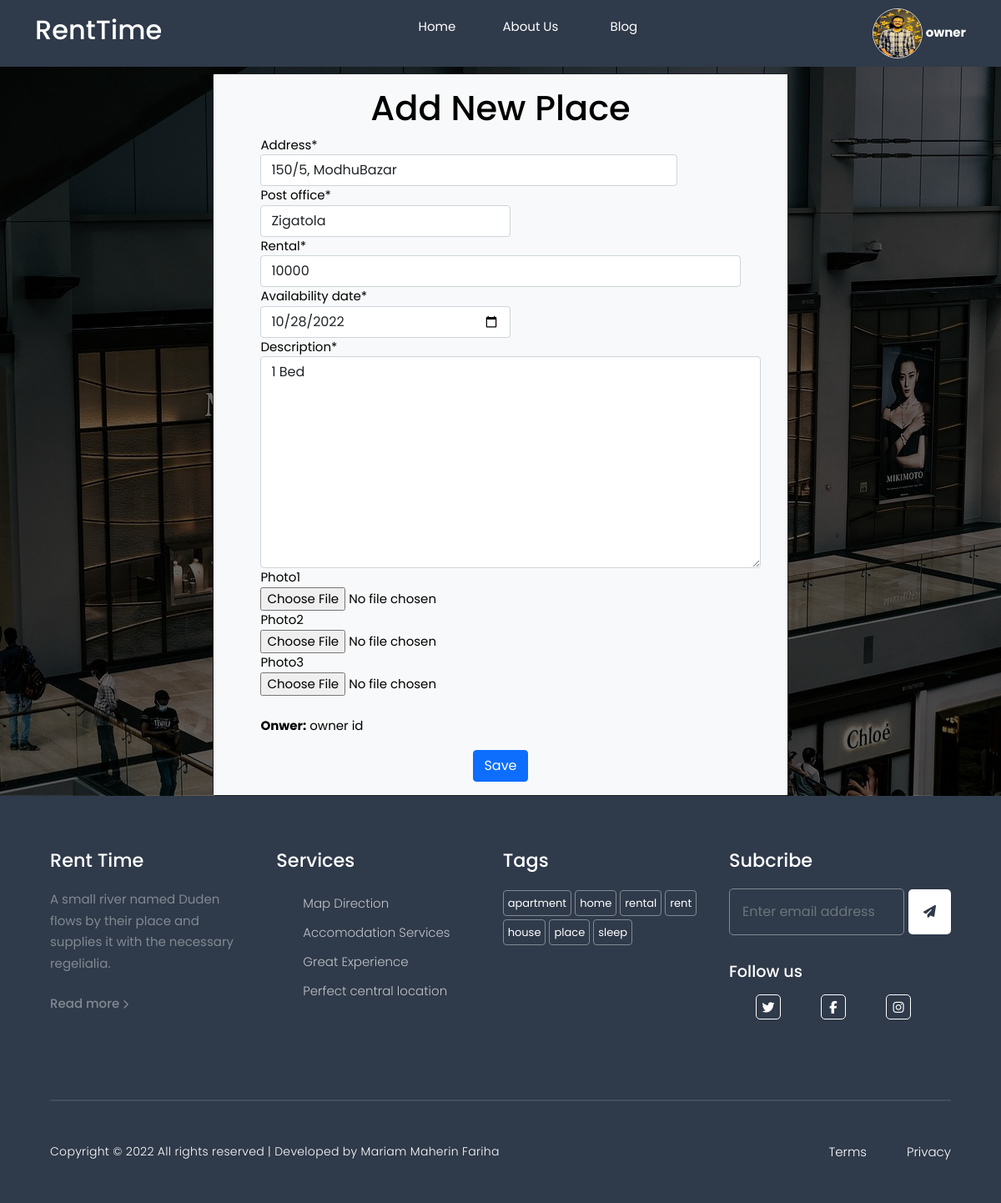
Page /rents/details/2/edit/ (signed in) on the committed database.
### app/models.py (models this page shows, shortened)
class User(AbstractUser):
    GENDER_CHOICES = (
        ('Male', 'Male'),
        ('Female', 'Female'),
        ('Other', 'Other')
    )
    is_renter = models.BooleanField(default = False)
    is_owner = models.BooleanField(default = False)
    gender = models.CharField(max_length=10, choices=GENDER_CHOICES, null=True, blank=True)
    nid = models.CharField(max_length=13, null=True, blank=True)
    mobile_No = models.CharField(max_length=11, null = False, blank=False)
    affiliation_name = models.CharField(max_length=20, null = True, blank=True)
    affiliation_id = models.CharField(max_length=20, null = True, blank=True)
    dob = models.DateTimeField(null=True,blank=True)
    present_address = models.CharField(max_length=255, blank=True)
    photo = models.ImageField(upload_to='images/', default='images/user.jpg', blank=True)
    def __str__(self):
        return self.username

class Rent(models.Model):
    owner = models.ForeignKey('User', related_name='rent_owner', on_delete=models.CASCADE)
    renter = models.ForeignKey('User', related_name='rent_renter', blank=True, null=True, on_delete=models.CASCADE)
    post_office = models.ForeignKey('PostOffice', related_name = 'address_postoffice', on_delete= models.CASCADE)
    address = models.CharField(max_length = 255, null=False)
    description = models.TextField()
    availability_date = models.DateTimeField(null = False)
    rental = models.IntegerField(null = False, default=0)
    is_booked = models.BooleanField(default=False)
    is_deleted = models.BooleanField(default=False)
    is_shared = models.BooleanField(default = False)
    created_date = models.DateTimeField(default=timezone.now)
    modified_date = models.DateTimeField(null = True)
    photo1 = models.ImageField(upload_to='images/', default='images/home.jpg', blank=True)
    photo2 = models.ImageField(upload_to='images/', default='images/home.jpg', blank=True)
    photo3 = models.ImageField(upload_to='images/', default='images/home.jpg', blank=True)

### app/views/rents.py (the view)
# urls.py: path('rents/details/<int:pk>/edit/', rents.rent_edit, name='rent_edit'),
@owner_required
def rent_edit(request, pk):
    rent = get_object_or_404(Rent, pk=pk)
    if request.method == "POST":
        form = RentForm(request.POST, request.FILES, instance=rent)
        if form.is_valid():
            rent = form.save(commit=False)
            rent.owner = request.user
            rent.modified_date = timezone.now()
            rent.save()
            return redirect('rent_details', pk=rent.pk)
    else:
        form = RentForm(instance=rent)
    return render(request, 'rent-edit.html', {'form': form, 'req':request})

### app/forms.py (shortened to what this page needs)
class RentForm(forms.ModelForm):
    class Meta:
        model = Rent
        fields = ('address','post_office','rental', 'availability_date', 'description', 'photo1','photo2','photo3')
        widgets = {
            'availability_date' : DatePickerInput(attrs={'style': 'width: 300px;', 'class': 'form-control' }),
            'address': forms.TextInput(attrs={'style': 'width: 500px;' , 'class': 'form-control'}),
            'description': forms.Textarea(attrs={'style': 'width: 600px;' , 'class': 'form-control'}),
            'post_office':forms.Select(attrs={'style': 'width: 300px;' , 'class': 'form-control'}),
            'photo1': forms.FileInput(attrs={'accept': 'image/*;capture=camera'}),
            'photo2': forms.FileInput(attrs={'accept': 'image/*;capture=camera'}),
            'photo3': forms.FileInput(attrs={'accept': 'image/*;capture=camera'})
        }

### app/models.py (called while the page is built)
    def __str__(self):
        return self.name

### templates/rent-edit.html (shortened to what this page needs)
{% extends 'layout.html' %}
{% load static %}
{% load crispy_forms_tags %}
{% block content %}
<div style=" background:linear-gradient(to top, rgba(0, 0, 0, 0.600), rgba(0, 0, 0, 0.600)), url({% static 'images/recent.jpg' %});
background-position: center;" class="row" class="row">
    <div class="col-lg-7 mx-auto">
        <div class="card mt-2 mx-auto bg-dark">
            <div class="card-body bg-light">
                <div class="container">
                    <h2 class="text-center">Add New Place</h2>
                    <form method="POST" enctype="multipart/form-data">
                        <div class="form-group">
                            {{ form.address | as_crispy_field}}
                        </div>
                        <div class="form-group">
                            {{form.post_office | as_crispy_field}}
                        </div>
                        <div class="form-group">
                            {{form.rental | as_crispy_field}}
                        </div>
                        <div class="form-group">
                            {{form.availability_date | as_crispy_field}}
                        </div>
                        <div class="form-group">
                            {{form.description | as_crispy_field}}
                        </div>
                        <div class="form-group">
                            {{form.photo1 | as_crispy_field }}
                        </div>
                        <div class="form-group">
                            {{form.photo2 | as_crispy_field }}
                        </div>
                        <div class="form-group">
                            {{form.photo3 | as_crispy_field }}
                        </div>
                        <br>
                        <p> <b>Onwer:</b>{% if req.user.first_name %} {{ req.user.first_name }} {{ req.user.last_name }}
                            {% else %} {{ req.user }} {% endif %} </p>
                        <div class="form-group text-center">
                            <button class="btn btn-primary" type="submit"> Save </button>
                        </div>
                    </form>
                </div>
            </div>
        </div>
    </div>
</div>
{% endblock %}

### templates/layout.html (shortened to what this page needs)
{% load static %}
<!DOCTYPE html>
<html lang="en">
<head>
    <link rel="stylesheet" href="https://unpkg.com/swiper@8/swiper-bundle.min.css" />
    <link rel="stylesheet" href="https://cdn.jsdelivr.net/npm/bootstrap@5.0.0/dist/css/bootstrap.min.css">
    <link rel="stylesheet" type="text/css" href="{% static 'style.css' %}">
<body>
    {% block nav %}
    <header>
        <nav>
            <div class="container">
                <a href="{% url 'home' %}">
                    <h3>RentTime</h3>
                </a>
                <ul id="nav-items">
                    <li><a href="{% url 'home' %}">Home</a></li>
                    <li><a href="/about/">About Us</a></li>
                    <li><a href="/blogs/">Blog</a></li>
                {% if user.is_authenticated %}
                </ul>
                <div class="profile-icon" onclick="settingsMenuToggle()">
                    <img src="{{user.photo.url}}" alt="Avater">
                    <b style="color: white;">{{user}}</b>
                </div>
                {% else %}
                    <li>
                        <a href="{% url 'login' %}">LogIn</a>
                    </li>
                </ul>
                {% endif %}
            </div>
        </nav>
    </header>
    {% endblock %}
    {% block content %}
    {% endblock %}
    <footer id="footer">
        <div class="container">
            <div class="intro">
                <h4 class="footer-title"><a href="#" class="logo">Rent Time</a></h4>
                <p>A small river named Duden flows by their place and supplies it with the necessary regelialia.</p>
                <a href="/about/">Read more <span class="fa fa-chevron-right" style="font-size: 11px;"></span></a>
            </div>
            <div class="Services">
                <h4 class="footer-title">Services</h4>
                <ul>
                    <li><a href="#">Map Direction</a></li>
                    <li><a href="#">Accomodation Services</a></li>
                    <li><a href="#">Great Experience</a></li>
                    <li><a href="#">Perfect central location</a></li>
                </ul>
            </div>
            <div class="tag-cloud">
                <h4 class="footer-title">Tags</h4>
                <div class="short-link">
                    <a href="#" class="tag-cloud-link">apartment</a>
                    <a href="#" class="tag-cloud-link">home</a>
                    <a href="#" class="tag-cloud-link">rental</a>
                    <a href="#" class="tag-cloud-link">rent</a>
                    <a href="#" class="tag-cloud-link">house</a>
                    <a href="#" class="tag-cloud-link">place</a>
                    <a href="#" class="tag-cloud-link">sleep</a>
                </div>
            </div>
            <div class="subscribe">
                <div class="subscribeWrapper">
                    <h4 class="footer-title">Subcribe</h4>
                    <form action="#" class="subscribe-form">
                        <input type="email" class="form-control rounded-left" placeholder="Enter email address"
                            required>
                        <button type="submit"><i class="fa fa-paper-plane"></i></button>
                    </form>
                </div>
                <div id="social-links">
                    <h4>Follow us</h4>
                    <ul>
                        <li><a href="#"><span class="fa fa-twitter"></span></a></li>
                        <li><a href="#"><span class="fa fa-facebook"></span></a></li>
                        <li><a href="#"><span class="fa fa-instagram"></span></a></li>
                    </ul>
                </div>
            </div>
        </div>
        <div class="container hrtag">
            <hr>
        </div>
        <div class="copyright-message-and-privacy">
            <div class="container copyright-box">
                <div class="copyright-message">
                    <p>
                        Copyright &copy; 2022 All rights reserved | Developed by Mariam Maherin Fariha
                    </p>
                </div>
                <div class="terms-privacy">
                    <p>
                        <a href="#">Terms</a>
                        <a href="#">Privacy</a>
                    </p>
                </div>
            </div>
        </div>
    </footer>
</body>
</html>

### static/style.css (style rules this page uses)
* { padding: 0; margin: 0; font-family: 'Poppins', sans-serif; text-decoration: none; border: none; outline: none; box-sizing: border-box; list-style-type: none; }
:root { --body-color: #efefef; --nav-color: #2f3a4a; --bg-color: #fff; --custom-shadow: 0 3px 8px rgb(0 0 0 / 12%), 0 3px 1px rgb(0 0 0 / 4%); }
a { color: #525252; }
body { background-color: var(--bg-color); transition: background 0.3s; color: #000; max-width: 100vw; font-size: 15px; }
img { max-width: 100%; }
html { scroll-behavior: smooth; scroll-padding-top: 5rem; }
h1, h2, h3, h4, h5 { color: #000; }
h2 { font-size: 2.6rem; }
h3 { font-size: 1.6rem; }
h4 { font-size: 1.2rem; }
p { line-height: 1.6rem; }
.container { width: 95%; margin: 0 auto; }
button { background: transparent; }
header { position: sticky; top: 0; z-index: 100; }
nav .container a h3 { color: #fff; font-size: 2rem; }
nav { display: flex; align-items: center; justify-content: center; background-color: var(--nav-color); height: 5rem; width: 100%; }
nav .container { display: flex; justify-content: space-between; align-items: center; height: 100% }
nav .container ul { display: flex; height: 100%; }
nav .container ul li { transition: all 0.3s ease; }
nav .container ul li a { width: 7rem; height: 100%; display: flex; justify-content: center; align-items: center; color: #fff; transition: all ease 0.3s; }
#footer { background-color: #2f3a4a; }
#footer .container { width: 90%; display: grid; grid-template-columns: repeat(4, 1fr); gap: 2rem; padding: 4rem 0 0; }
h4.footer-title, h4.footer-title a { color: #fff; font-weight: 500; font-size: 1.4rem; margin-bottom: 1.3rem; }
.intro p { color: #828992; margin-bottom: 1.5rem; }
.intro a { color: #828992; font-weight: 500; }
.Services ul li a { color: rgba(255, 255, 255, .7); line-height: 35px; }
.Services ul li a { color: rgba(255, 255, 255, .7); line-height: 35px; font-weight: 300; }
.short-link .tag-cloud-link { padding: 5px; border: 1px solid #828992; line-height: 35px; color: #fff; font-size: 13px; border-radius: 4px; transition: all 0.3s ease; }
.subscribe .subscribeWrapper .subscribe-form { display: flex; align-items: center; gap: 0.3rem; }
.subscribe { display: flex; flex-direction: column; gap: 2rem; }
.subscribe .subscribeWrapper .subscribe-form input, .subscribe .subscribeWrapper .subscribe-form button { background: transparent; border: 1px solid #828992; padding: 15px; border-radius: 5px; color: #fff; }
.subscribe .subscribeWrapper .subscribe-form button { background-color: #fff; color: #2f3a4a; cursor: pointer; border: none; padding: 16px 18px; }
.subscribe #social-links h4 { color: #fff; font-weight: 500; margin-bottom: 1rem; }
.subscribe #social-links ul { display: flex; align-items: center; }
.subscribe #social-links ul li a span { color: #fff; margin-right: 3rem; padding: 5px; border: 1px solid #fff; width: 30px; height: 30px; display: flex; justify-content: center; align-items: center; border-radius: 5px; transition: all 0.3s ease; }
#footer .hrtag { display: block; }
#footer .hrtag hr { border: 0.5px solid #828992; }
#footer .copyright-box { display: flex; justify-content: space-between; align-items: center; padding: 2rem 0 2rem; }
.copyright-message { color: #fff; letter-spacing: 0.3px; font-weight: 300; font-size: 14px; }
.terms-privacy p { display: flex; align-items: center; gap: 3rem; }
.terms-privacy p a { color: #fff; font-weight: 300; }
nav .container .profile-icon img { width: 60px; height: 60px; border: 1px solid #ddd; border-radius: 50%; cursor: pointer; }

### templates/layout.html (style rules this page uses)
a { text-decoration: none; }

### rows in the picture
User: photo (picture), username "owner", user.first_name "owner", user.last_name "id"
Rent: address "150/5, ModhuBazar", post_office "Zigatola", rental "10000", availability_date "10/28/2022", description "1 Bed"
